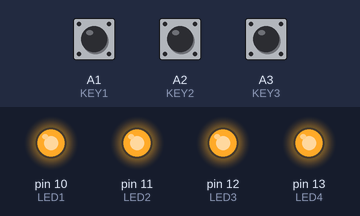
Bench run of a sketch on a simulated Arduino Uno, built with avr-gcc and run on an emulated ATmega328P. On the bench: output pins drawn as LEDs (lit = HIGH). Inputs (shaded band) come from the test bench; at power-on: A1 (KEY1) HIGH, A2 (KEY2) HIGH, A3 (KEY3) HIGH.

Above: at 0.8 s.
At 5.8 s:
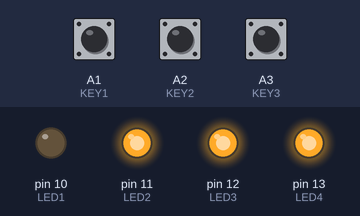
Timing chart, 0 to 7.7 s (numbered marks = the images above):
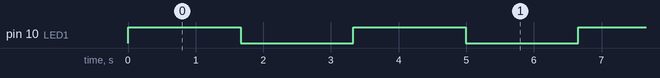

The sketch:

timer.ino
```cpp
#include "pindefs.h"
byte state = HIGH;
volatile int counter = 0;
unsigned long now1,now2 =0;

volatile int buttonChanged = 0;

void timerSetup () {
   TIMSK2 = (TIMSK2 & B11111110) | 0x01;
   TCCR2B = (TCCR2B & B11111000) | 0x07;
}

void pciSetup (byte pin) {
    *digitalPinToPCMSK(pin) |= bit (digitalPinToPCMSKbit(pin));  // enable pin
    PCIFR  |= bit (digitalPinToPCICRbit(pin)); // clear any outstanding interruptjk
    PCICR  |= bit (digitalPinToPCICRbit(pin)); // enable interrupt for the group
}

void disable (byte pin) {
  *digitalPinToPCMSK(pin) &= ~bit (digitalPinToPCMSKbit(pin));
}


void setup() {
   Serial.begin(9600);
   pinMode(LED1, OUTPUT); digitalWrite(LED1, state);
   pinMode(LED2, OUTPUT); digitalWrite(LED2, state);
   pinMode(LED3, OUTPUT); digitalWrite(LED3, state);
   pinMode(LED4, OUTPUT); digitalWrite(LED4, state);
   pinMode(KEY1, INPUT_PULLUP);
   pinMode(KEY2, INPUT_PULLUP);
   pinMode(KEY3, INPUT_PULLUP);
   pciSetup(KEY1); pciSetup(KEY2); pciSetup(KEY3);
   timerSetup();
}

void loop() {
//  Serial.println(String(counter));
  if (counter>50) {
    state = !state;
    digitalWrite(LED1, state);
    counter = 0;
  }

  if(buttonChanged){
    int but1=digitalRead(KEY1);
    int but2=digitalRead(KEY2);
    if (!but1) {
      now1= millis();
    }
    else if (!but2) {
      now2 = millis();
    }
     unsigned long dif ;
     if(now1>now2){
      dif = now1-now2;
     }
     else{
      dif = now2-now1;
     }

    if(dif<=500 && now1>0 && now2>0){
      digitalWrite(LED1, HIGH);
      while(1);
    }
    buttonChanged =0;
  }

}

ISR(TIMER2_OVF_vect){
   counter++;
}

ISR (PCINT1_vect) { // handle pin change interrupt for A0 to A5 here
   buttonChanged=1;
 }
```

aux.ino
```cpp
//#define LED_PIN 13
//#define BUT1 A1
//#define BUT2 A2
//#define BUT3 A3
//
//int state = 1;
//unsigned long old;
//int tempo = 1000;
//int led2 = 12;
//int led3 = 11;
//unsigned long now1,now2 =0;
//
//void setup () {
//  Serial.begin(9600);
//  pinMode(LED_PIN, OUTPUT); // Enable pin 13 for digital output
//  digitalWrite(LED_PIN, HIGH);
//  pinMode(BUT1, INPUT_PULLUP);
//  pinMode(BUT2, INPUT_PULLUP);
//  pinMode(BUT3, INPUT_PULLUP);
//}
//
//void loop () {
//  unsigned long now = millis();
//  if (now >= old + tempo) {
//    old = now;
//    state = !state;
//    digitalWrite(LED_PIN, state);
//  }
////  digitalWrite(LED_PIN, LOW);
////  delay(1000);
////  digitalWrite(LED_PIN, HIGH);
////  delay(1000);
//  int but1 = digitalRead(BUT1);
//  int but2 = digitalRead(BUT2);
//
//  if (!but1) {
//    now1= millis();
//    tempo -= 10;
//    Serial.println(tempo);
//  }
//  else if (!but2) {
//    now2 = millis();
//    tempo += 10;
//    Serial.println(tempo);
//  }
//   unsigned long dif ;
//   if(now1>now2){
//    dif = now1-now2;
//   }
//   else{
//    dif = now2-now1;
//   }
//
//
//  if(dif<=500 && now1>0 && now2>0){
//    digitalWrite(LED_PIN, HIGH);
//    while(1);
//  }
//
//}
```

pindefs.h
```cpp
#define LED1       10
#define LED2       11
#define LED3       12
#define LED4       13
#define BUZZ        3
#define KEY1       A1
#define KEY2       A2
#define KEY3       A3
#define POT        A0
```

Measured:
- by itself, pin 10 (LED1): alternates HIGH for 1.7 s and LOW for 1.7 s
